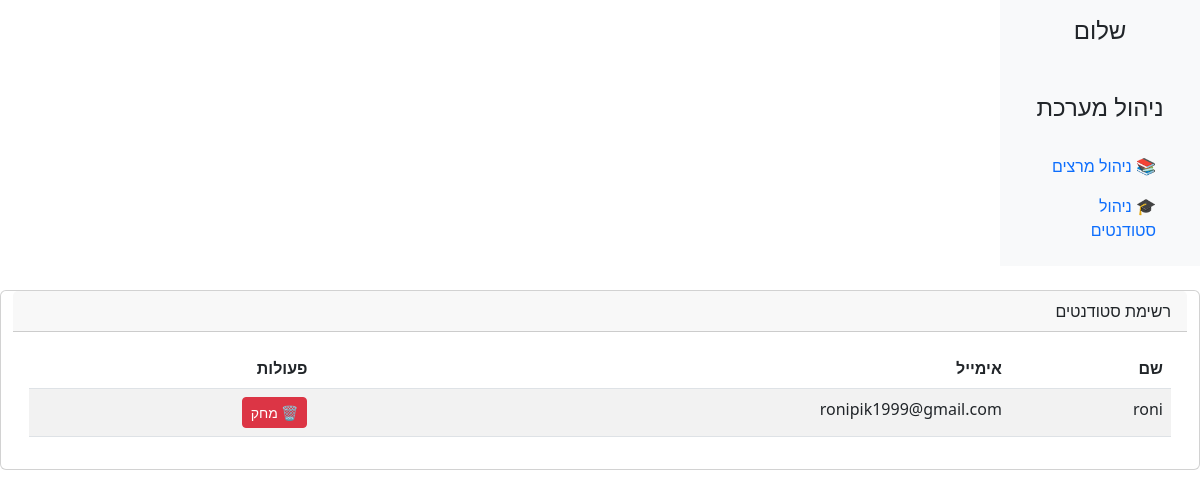
The app's page /admin_page_students_section/, older data.
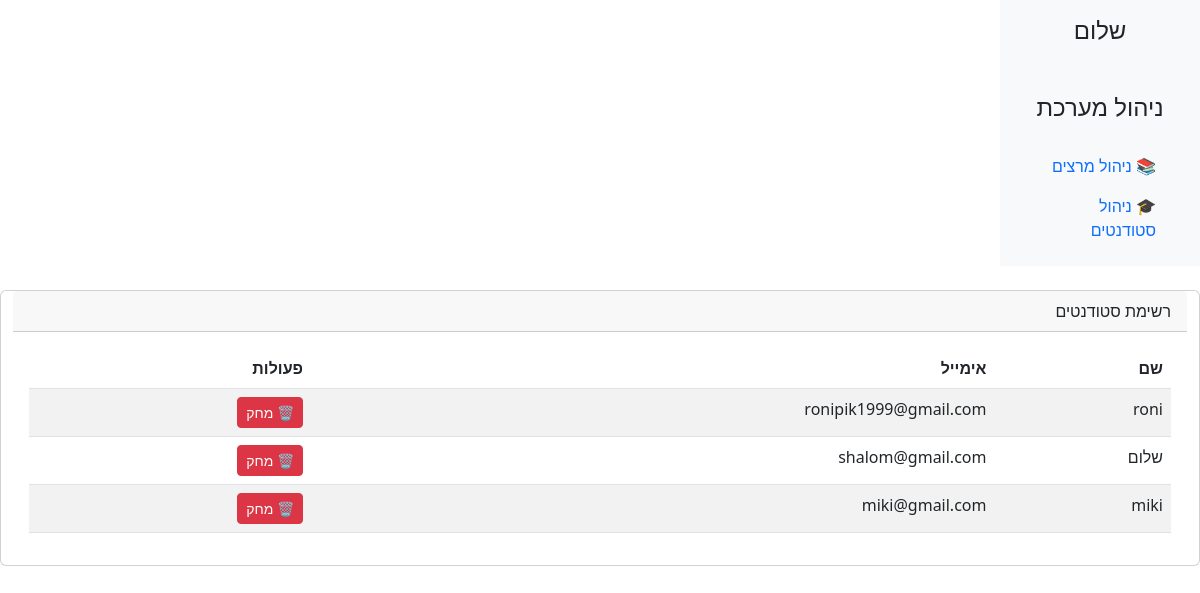
The same page, newer data.
### App_SetUp/models.py (models this page shows)
class User(AbstractUser):
    is_admin= models.BooleanField('Is admin', default=False)
    is_student = models.BooleanField('Is student', default=False)
    is_lecturer = models.BooleanField('Is lecturer', default=False)

### App_SetUp/views.py (the view)
# urls.py: path('admin_page_students_section/', views.manage_students, name='manage_students'),
def manage_students(request):
    active_students = User.objects.filter(is_student=True, is_active=True)
    context = {
        "active_students": active_students
    }
    return render(request, "admin_page_students_section.html", context)

### App_SetUp/templates/admin_page_students_section.html (shortened to what this page needs)
<!DOCTYPE html>
<html lang="he" dir="rtl">
<head>
    <link href="https://cdn.jsdelivr.net/npm/bootstrap@5.3.0/dist/css/bootstrap.min.css" rel="stylesheet">
</head>
<body>
<div class="container-fluid">
    <div class="row">
        <nav class="col-md-2 d-none d-md-block bg-light sidebar">
            <div class="position-sticky">
                <h4 class="text-center mt-3">שלום {{ request.user.username }}</h4>
                <br>
                <h4 class="text-center mt-3">ניהול מערכת</h4>
                <ul class="nav flex-column p-3">
                    <li class="nav-item"><a class="nav-link active" href="{% url 'manage_lecturers' %}">📚 ניהול מרצים</a></li>
                    <li class="nav-item"><a class="nav-link" href="{% url 'manage_students' %}">🎓 ניהול סטודנטים</a></li>
                </ul>
            </div>
        </nav>
            <div class="card my-4">
                <div class="card-header">רשימת סטודנטים</div>
                <div class="card-body">
                    <table class="table table-striped">
                        <thead>
                            <tr>
                                <th>שם</th>
                                <th>אימייל</th>
                                <th>פעולות</th>
                            </tr>
                        </thead>
                        <tbody>
                            {% for student in active_students %}
                            <tr>
                                <td>{{ student.username }}</td>
                                <td>{{ student.email }}</td>
                                <td>
                                    <form method="post" action="{% url 'delete_student'%}" onsubmit="return confirmDeletion()">
                                        <button type="submit" class="btn btn-danger btn-sm">🗑 מחק</button>
                                    </form>
                                </td>
                            </tr>
                            {% empty %}
                            <tr><td colspan="3" class="text-center">אין סטודנטים רשומים</td></tr>
                            {% endfor %}
                        </tbody>
                    </table>
                </div>
            </div>
       </div>
</div>
</body>
</html>

Row changes from the older to the newer data that the page shows:
added User: username "שלום", email "shalom@gmail.com"
added User: username "miki", email "miki@gmail.com"
